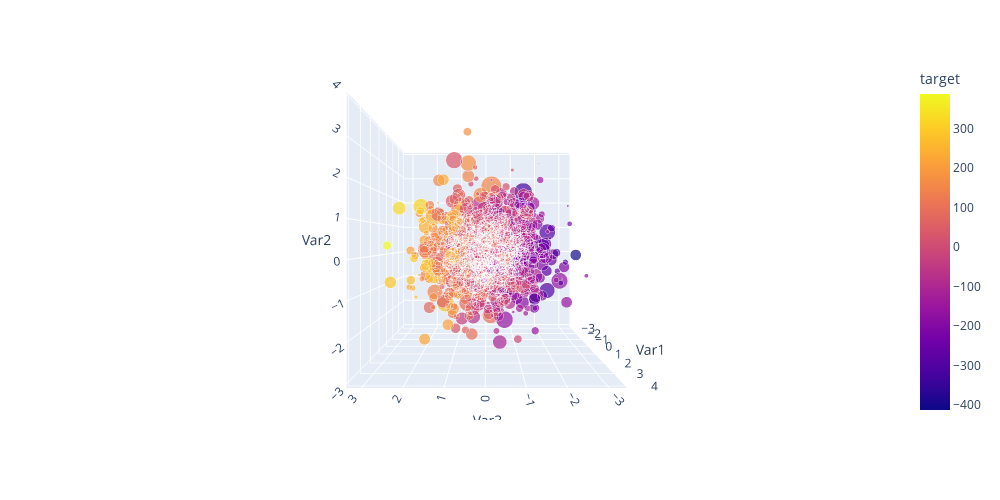

The code cell stored with this chart in its notebook:
### Markdown cell above
In regression it is also necessary to standardize the data. In this case, they are already standardized. As we have done before, we will draw again the 3D graph and the relationships one by one of the features of the artificially generated dataset:

### Code cell
total_data = X.copy()
total_data["target"] = y

fig = px.scatter_3d(total_data, x = "Var1", y = "Var2", z = "Var3", color = "target", width = 1000, height = 500,
                    size = total_data["Var4"].abs())
camera = dict(
    up = dict(x = 1, y = 3.5, z = 0),
    eye = dict(x = 2, y = 0, z = 0)
)

fig.update_layout(scene_camera = camera)
fig.show()

### Figure 1 — Plotly figure (JSON) as saved in the notebook; plotly's stock layout.template omitted (floating-point values rounded to 4 significant figures; data arrays with more than 128 entries replaced by an {"elided": "..."} marker saying what was removed)
{"data": [{"hovertemplate": "Var1=%{x}<br>Var2=%{y}<br>Var3=%{z}<br>size=%{marker.size}<br>target=%{marker.color}<extra></extra>", "legendgroup": "", "marker": {"color": {"elided": "1000 float values"}, "coloraxis": "coloraxis", "size": {"elided": "1000 float values"}, "sizemode": "area", "sizeref": 0.008108, "symbol": "circle"}, "mode": "markers", "name": "", "scene": "scene", "showlegend": false, "type": "scatter3d", "x": {"elided": "1000 float values"}, "y": {"elided": "1000 float values"}, "z": {"elided": "1000 float values"}}], "layout": {"coloraxis": {"colorbar": {"title": {"text": "target"}}, "colorscale": [[0, "#0d0887"], [0.1111, "#46039f"], [0.2222, "#7201a8"], [0.3333, "#9c179e"], [0.4444, "#bd3786"], [0.5556, "#d8576b"], [0.6667, "#ed7953"], [0.7778, "#fb9f3a"], [0.8889, "#fdca26"], [1, "#f0f921"]]}, "height": 500, "legend": {"itemsizing": "constant", "tracegroupgap": 0}, "margin": {"t": 60}, "scene": {"camera": {"eye": {"x": 2, "y": 0, "z": 0}, "up": {"x": 1, "y": 3.5, "z": 0}}, "domain": {"x": [0, 1], "y": [0, 1]}, "xaxis": {"title": {"text": "Var1"}}, "yaxis": {"title": {"text": "Var2"}}, "zaxis": {"title": {"text": "Var3"}}}, "width": 1000}}
